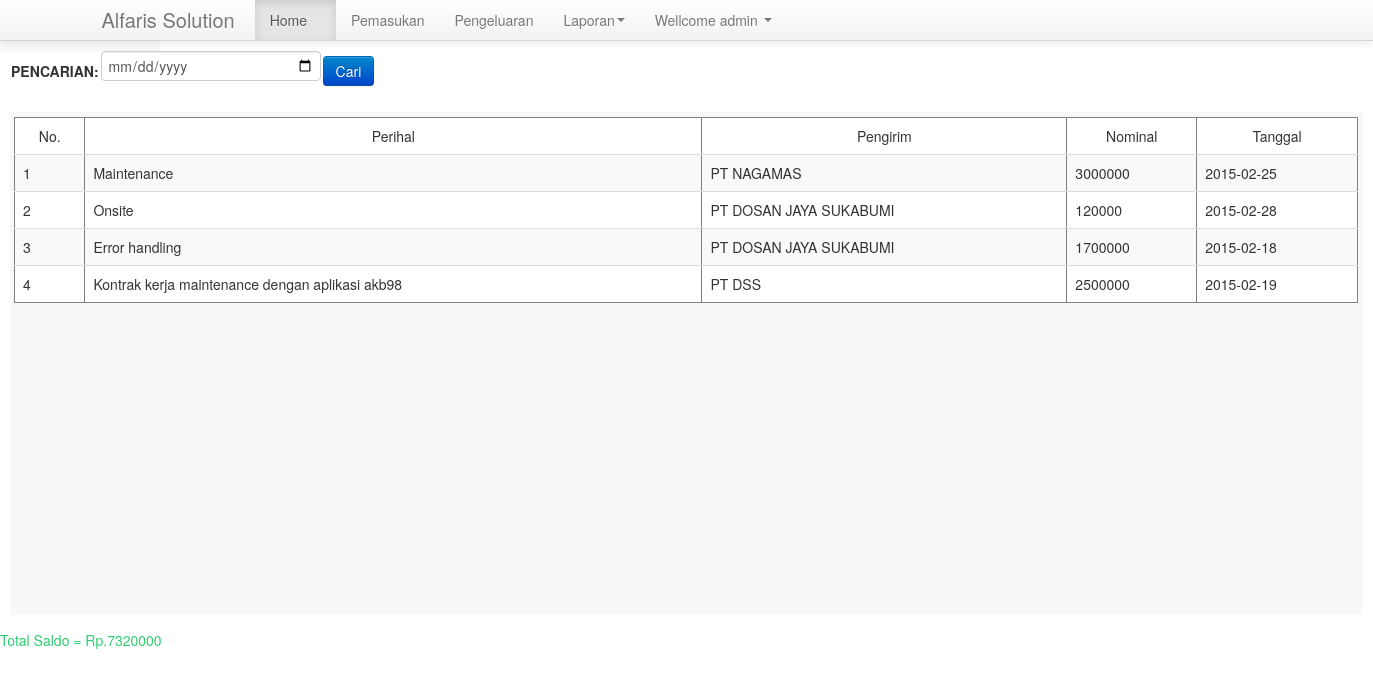
The app's page /lap_masuk.php (signed in) with its own data.
### tables this page shows
CREATE TABLE IF NOT EXISTS `mst_masuk` (
`no_id` int(11) NOT NULL,
  `perihal` varchar(100) NOT NULL,
  `pengirim` varchar(100) NOT NULL,
  `nominal` int(11) NOT NULL,
  `tanggal` date NOT NULL
);

### lap_masuk.php (the view, shortened to what this page needs)
<?php
include "menu.php" ;
?>
<!DOCTYPE html PUBLIC "-//W3C//DTD XHTML 1.0 Transitional//EN" "http://www.w3.org/TR/xhtml1/DTD/xhtml1-transitional.dtd">
<html xmlns="http://www.w3.org/1999/xhtml">
<head>
<link rel="stylesheet" type="text/css" href="css/home.css">
<link rel="stylesheet" href="css/bootstrap.min.css" />
<link rel="stylesheet" href="css/bootstrap-responsive.css" />
</head>
<body>
<div id="search">
	<form action="<?php echo $_SERVER['PHP_SELF'];?>" method="post" name="pencarian" id="pencarian">
	  <table>
	  <tr>
	  <td><strong>PENCARIAN:</strong></td>
	  <td><input type="date" name="search" id="pengirim" required="required" /></td>
	  <td><button class="btn btn-primary" type="sumbit" name="submit" id="submit">Cari</button></td>
	  </tr>
	  </table>
	</form>
<div id="isi2">
			<div style="padding:3px;overflow:auto;width:auto;height:500px;border:0px solid blue" >
			<div class="table table-striped">
			<table border="1" cellpadding="5" cellspacing="0" class="table">
				<thead>
			    	<tr>
			        	<td><center>No.</center></td>
			        	<td><center>Perihal</center></td>
			        	<td><center>Pengirim</center></td>
			        	<td><center>Nominal</center></td>
			        	<td><center>Tanggal</center></td>
			        </tr>
			    </thead>
			    <tbody>
				<?php
				$search=isset($_POST['search'])?$_POST['search']:"";
				$sql=" SELECT *	FROM mst_masuk	WHERE  pengirim LIKE '%{$search}%'" ;
				$result = mysql_query($sql) or die (mysql_error());
				$no = 1;
				while ($data = mysql_fetch_array($result)) {
				?>
				<tr>
				<td><?php echo ($no++); ?></td>
				<td width="600px"><?php echo $data['perihal']; ?></td>
				<td><?php echo $data['pengirim']; ?></td>
				<td><?php echo $data['nominal']; ?></td>
				<td><?php echo $data['tanggal']; ?></td>
				</tr>
				<?php
				}
				?>
			    </tbody>
			</table>
			</div>
			</div>
			</div>
			</div>
            <div id="footer">
            	<?php
		$totalmasuk = mysql_query("SELECT *, sum(nominal) FROM mst_masuk WHERE pengirim LIKE '%{$search}%'") or die(mysql_error());
		while ($nominal_msk = mysql_fetch_array($totalmasuk)) {
		echo "Total Saldo = Rp.";
		echo $nominal_msk['sum(nominal)'];
		}
	?>
            </div>
</body>
</html>

### menu.php (shortened to what this page needs)
<!DOCTYPE html PUBLIC "-//W3C//DTD XHTML 1.0 Transitional//EN" "http://www.w3.org/TR/xhtml1/DTD/xhtml1-transitional.dtd">
<html xmlns="http://www.w3.org/1999/xhtml">
<head>
<link rel="stylesheet" type="text/css" href="css/home.css">
<link rel="stylesheet" href="css/bootstrap.min.css" />
<link rel="stylesheet" href="css/bootstrap-responsive.css" />
</head>
<div class="navbar navbar-default navbar-fixed-top">
	<div class="navbar-inner">
    	<div class="container">
            	<a class="brand">
                Alfaris Solution
                </a>
                	<div class="nav-collapse collapse">
                    	<ul class="nav">
                        	<li class="active"><a href="home.php">Home<b class="icon-home"></b></a></li>
                            <li><a href="masuk.php">Pemasukan</a></li>
                            <li><a href="keluar.php">Pengeluaran</a></li>
                                <li class="dropdown"><a href="#" class="dropdown-toggle" data-toggle="dropdown">Laporan<b class="caret"></b></a>
                                </li>
                            <li class="dropdown"><a href="#" class="dropdown-toggle" data-toggle="dropdown">
                                <?php
                                    echo "Wellcome  ".$_SESSION['username'];
                                ?>
                                <b class="caret"></b></a>
                            </li>
                        </ul>
                    </div>
        </div>
    </div>
</div>
<body>
</body>
</html>

### css/home.css (style rules this page uses)
body { background:#ECF0F1; font-family: sans-serif; }
#search { background:#F9F8F6; width:150px; height:2px; padding:10px 0px 0px 10px; margin-top:40px; }
#isi2 { float: left; background:#F9F8F6; width:1350px; height:500px; padding:2px 2px 1px 1px; margin-top:0px; text-align:justify; }
#footer { padding-top: 15px; background: #FFFFFF; clear: both; color:#2ECC71; }

### records on screen
mst_masuk: perihal "Maintenance", pengirim "PT NAGAMAS", nominal "3000000", tanggal "2015-02-25", sum "7320000"
mst_masuk: perihal "Onsite", pengirim "PT DOSAN JAYA SUKABUMI", nominal "120000", tanggal "2015-02-28"
mst_masuk: perihal "Error handling", pengirim "PT DOSAN JAYA SUKABUMI", nominal "1700000", tanggal "2015-02-18"
mst_masuk: perihal "Kontrak kerja maintenance dengan aplikasi akb98", pengirim "PT DSS", nominal "2500000", tanggal "2015-02-19"

### other values on screen
$_SESSION['username'] "admin"
